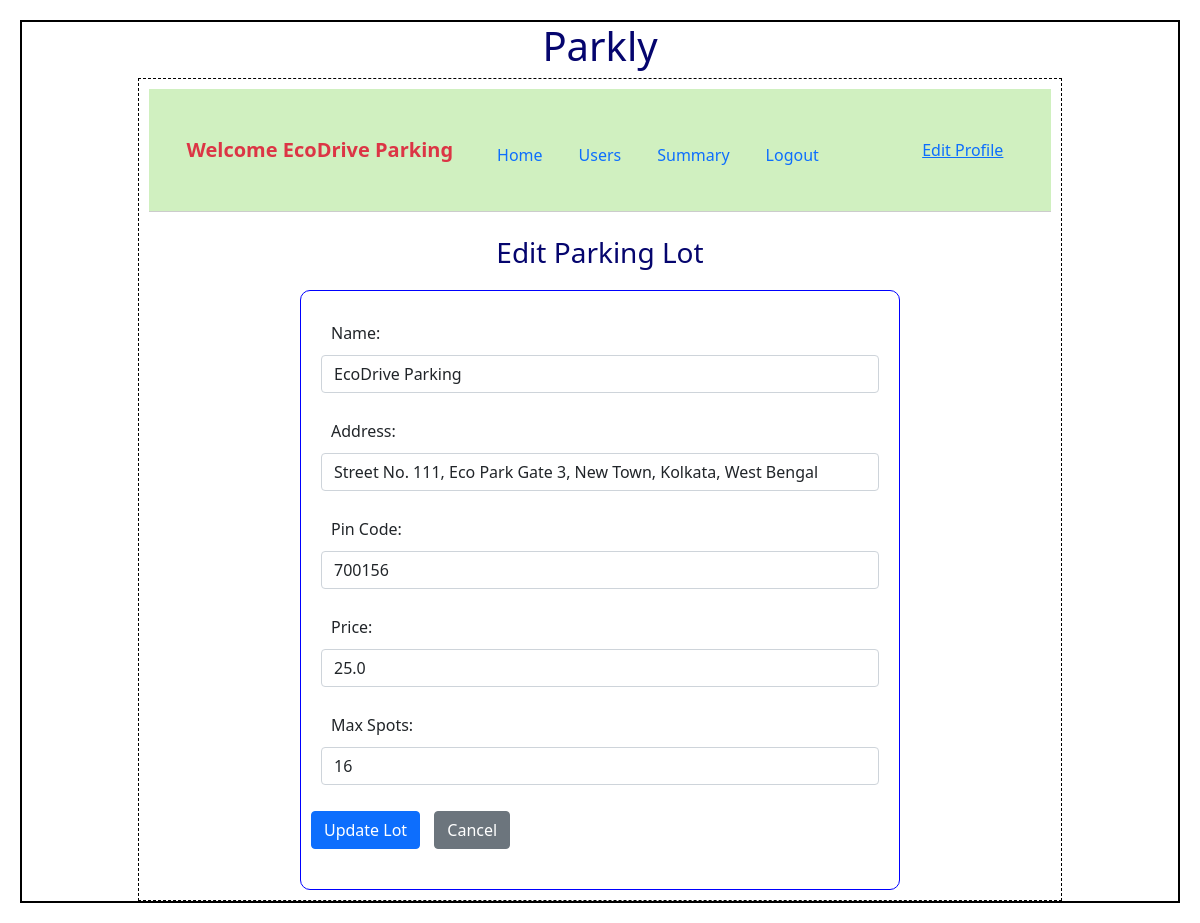
The app's page /edit_parking_lot/2/EcoDrive Parking (signed in) with its own data.
### backend/models.py (models this page shows)
class Parking_lot(db.Model):
    __tablename__="parking_lot"
    id=db.Column(db.Integer,primary_key=True)
    name=db.Column(db.String,nullable=False)
    address=db.Column(db.String,nullable=False)
    pin_code=db.Column(db.Integer,nullable=False)
    price=db.Column(db.Float,default=0.0)
    max_spots=db.Column(db.Integer,nullable=False)
    spots=db.relationship("Parking_spot",cascade="all,delete",backref="parking_lot",lazy=True) # parking lot can access it's all spots
    reservations=db.relationship("Reservation",cascade="all,delete",backref="parking_lot",lazy=True) # parking lot can access it's all reservation

### backend/controllers.py (the view, shortened to what this page needs)
@app.route("/edit_parking_lot/<int:lot_id>/<name>", methods=["GET", "POST"])
@login_required
def edit_parking_lot(lot_id, name):
    lot = Parking_lot.query.get_or_404(lot_id)
    return render_template("edit_parking_lot.html", lot=lot, name=name)

### backend/controllers.py (called while the page is built)
@login_manager.user_loader
def load_user(user_id):
    return User.query.get(int(user_id))

### templates/edit_parking_lot.html
{% extends "admin_layout.html" %}
{% block content %}
<div class="container mt-4">
    <h3 class="center">Edit Parking Lot</h3>
    <form method="POST">
      <div class="input_form">
        <div class="mb-3">
            <label>Name:</label>
            <input type="text" name="name" class="form-control" value="{{ lot.name }}" required>
        </div>
        <div class="mb-3">
            <label>Address:</label>
            <input type="text" name="address" class="form-control" value="{{ lot.address }}" required>
        </div>
        <div class="mb-3">
            <label>Pin Code:</label>
            <input type="number" name="pin_code" class="form-control" value="{{ lot.pin_code }}" required>
        </div>
        <div class="mb-3">
            <label>Price:</label>
            <input type="number" step="0.01" name="price" class="form-control" value="{{ lot.price }}" required>
        </div>
        <div class="mb-3">
            <label>Max Spots:</label>
            <input type="number" name="max_spots" class="form-control" value="{{ lot.max_spots }}" required>
        </div>
        <button type="submit" class="btn btn-primary">Update Lot</button>
        <a href="{{ url_for('admin_dashboard', name=name) }}" class="btn btn-secondary">Cancel</a>
      </div>
    </form>
</div>
{% endblock %}

### templates/admin_layout.html (shortened to what this page needs)
<!DOCTYPE html>
<html>
    <head>
        <link rel="stylesheet" href="/static/styles/main.css">
        <link href="https://cdn.jsdelivr.net/npm/bootstrap@5.0.2/dist/css/bootstrap.min.css" rel="stylesheet">
    </head>
    <body>
        <div class="my_container">
           <div class="center"><h1>Parkly</h1></div>
            <div class="my_panel">
                <nav class="navbar navbar-expand-lg navbar-custom p-3">
                    <div class="container-fluid">
                      <span class="navbar-brand fw-bold text-danger">Welcome {{name}}</span>
                      <div class="navbar-nav">
                        <a class="nav-link" href="{{ url_for('admin_dashboard', name=name) }}">Home</a>
                        <a class="nav-link" href="{{ url_for('admin_users', name=name) }}">Users</a>
                        <a class="nav-link" href="{{ url_for('admin_summary', name=name) }}">Summary</a>
                        <a class="nav-link" href="{{ url_for('logout') }}">Logout</a>
                      </div>
                      <div class="ms-auto">
                        <a href="{{ url_for('edit_profile', name=name) }}" class="text-primary">Edit Profile</a>
                      </div>
                    </div>
                </nav>
                {% block content %}{% endblock %}
            </div>
        </div>
    </body>
</html>

### static/styles/main.css (style rules this page uses)
* { margin:10px; }
.my_container { border: 2px solid black; }
.my_panel { width: 80%; margin: auto; height: auto; border: 1px dashed black; }
.input_form { border: 1px solid blue; width: 600px; height: 600px; margin: auto; margin-top: 20px; padding: 10px; border-radius: 10px; font-size: 16px; text-align: justify; }
.center { text-align: center; margin: auto; color: rgb(5, 5, 110); }
.navbar-custom { background-color: #d0f0c0; }
body { font-family: Arial, sans-serif; }
.navbar-custom { background-color: #d0f0c0; border-bottom: 1px solid #ccc; }

### records on screen
Parking_lot: name "EcoDrive Parking", address "Street No. 111, Eco Park Gate 3, New Town, Kolkata, West Bengal", pin_code "700156", price "25.0", max_spots "16"
